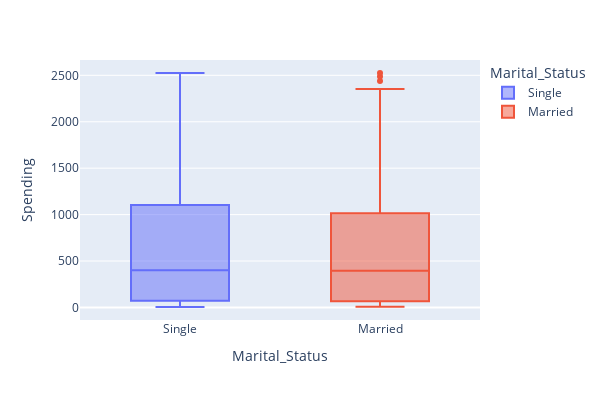

Notebook cell for this chart:
### Code cell
pe.box(myData,x='Marital_Status',y='Spending',color='Marital_Status').update_layout(height=400,width=600)

### Figure 1 — Plotly figure (JSON) as saved in the notebook; plotly's stock layout.template omitted (floating-point values rounded to 4 significant figures; data arrays with more than 128 entries replaced by an {"elided": "..."} marker saying what was removed)
{"data": [{"alignmentgroup": "True", "hovertemplate": "Marital_Status=%{x}<br>Spending=%{y}<extra></extra>", "legendgroup": "Single", "marker": {"color": "#636efa"}, "name": "Single", "notched": false, "offsetgroup": "Single", "orientation": "v", "showlegend": true, "type": "box", "x": {"elided": "782 str values"}, "x0": " ", "xaxis": "x", "y": {"elided": "782 int values"}, "y0": " ", "yaxis": "y"}, {"alignmentgroup": "True", "hovertemplate": "Marital_Status=%{x}<br>Spending=%{y}<extra></extra>", "legendgroup": "Married", "marker": {"color": "#EF553B"}, "name": "Married", "notched": false, "offsetgroup": "Married", "orientation": "v", "showlegend": true, "type": "box", "x": {"elided": "1423 str values"}, "x0": " ", "xaxis": "x", "y": {"elided": "1423 int values"}, "y0": " ", "yaxis": "y"}], "layout": {"boxmode": "overlay", "height": 400, "legend": {"title": {"text": "Marital_Status"}, "tracegroupgap": 0}, "margin": {"t": 60}, "width": 600, "xaxis": {"anchor": "y", "categoryarray": ["Single", "Married"], "categoryorder": "array", "domain": [0, 1], "title": {"text": "Marital_Status"}}, "yaxis": {"anchor": "x", "domain": [0, 1], "title": {"text": "Spending"}}}}
